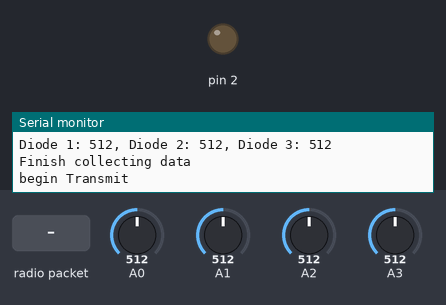
Bench run of a sketch on a simulated Arduino Pro Mini, built with avr-gcc and run on an emulated ATmega328P. On the bench: output pins drawn as LEDs (lit = HIGH), the last lines printed to the serial monitor. Inputs (shaded band) come from the test bench; at power-on: A0 = 512, A1 = 512, A2 = 512, A3 = 512. No radio packets arrive unless stated; pins used as bus, display or sensor lines are not drawn.

Above: at 6.3 s.
6.4 s: radio packet "d" arrives
9.4 s: radio packet "1" arrives
At 17.2 s:
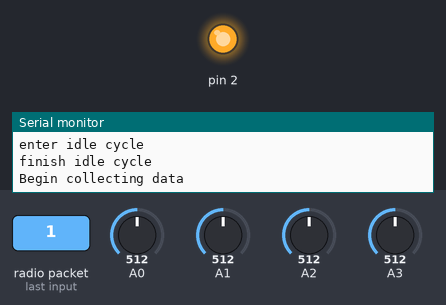
Timing chart, 0 to 18.4 s (numbered marks = the images above; inputs shaded):
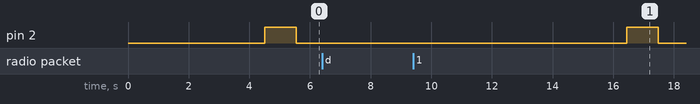

The sketch:

Beacon_Transmitter.ino
```cpp
/*
   This File is to run the inital three cycles of the initial beacon to check the power consumption


*/
#include <SPI.h>
#include <RH_RF95.h>
#include <LowPower.h>

// for Arduino Pro Mini
#define RFM95_CS 10
#define RFM95_RST 4
#define RFM95_INT 3


#define RX_TIME 3000

char sat_Ident[] = "TravSat1"; //should it be alpha-numeric char or numbers????
int satBatVoltage = 0;
int solarPanelVoltage = 0;
int photoDiode1 = 0;
int photoDiode2 = 0;
int photoDiode3 = 0;
char radiopacket[50];
boolean launched = false;

// Change to 434.0 or other frequency, must match RX's freq!
#define RF95_FREQ 915.0

// Singleton instance of the radio driver
RH_RF95 rf95(RFM95_CS, RFM95_INT);

void setup()
{
  Serial.begin(9600);
  // the next lines doesn't start the testing until the serial monitor is opened.
  //while (!Serial) {
  //  delay(1);
  //}
  Serial.println("Initalisation Begins");
  pinMode(RFM95_RST, OUTPUT);
  pinMode(2,OUTPUT);
  digitalWrite(RFM95_RST, HIGH);

  // manual reset
  digitalWrite(RFM95_RST, LOW);
  delay(10);
  digitalWrite(RFM95_RST, HIGH);
  delay(10);

  while (!rf95.init()) {
    Serial.println("LoRa radio init failed");
    Serial.println("Uncomment '#define SERIAL_DEBUG' in RH_RF95.cpp for detailed debug info");
    while (1);
  }
  Serial.println("LoRa radio init OK!");

  // Defaults after init are 434.0MHz, modulation GFSK_Rb250Fd250, +13dbM
  if (!rf95.setFrequency(RF95_FREQ)) {
    Serial.println("setFrequency failed");
    while (1);
  }
  Serial.print("Set Freq to: "); Serial.println(RF95_FREQ);

  rf95.setTxPower(10, false);
  Serial.println("Initalisation finished");
}


void loop()
{
  if (launched == false)
  {
    Serial.println("satellite launches");
    launch(); //shuts down microcontroller for 4 seconds to represent 45 minutes after launch
    launched = true;
    Serial.begin(9600);
    delay(100);
  }

  Serial.println("Begin collecting data");
  collectData(); //collecting data - battery checks, check light sensing diode, current check
  Serial.println("Finish collecting data");

  Serial.println("begin Transmit");
  transmit();
  Serial.println("Transmission complete");

  // Now wait for a reply
  Serial.println("enter receive cycle");
  delay(10);
  recieve();
  Serial.println("finish receive cycle");
  delay(10);
  Serial.println("enter idle cycle");
  delay(10);
  idleBeacon();
  Serial.println("finish idle cycle");

}

void launch()
{
  rf95.sleep();
  Serial.flush();
  delay(100);
  for (int i = 0; i < 4; i++)
  {
    LowPower.powerSave(SLEEP_1S, ADC_OFF, BOD_OFF, TIMER2_OFF);
    //LowPower.idle(SLEEP_1S, ADC_OFF,TIMER4_OFF, TIMER3_OFF, TIMER1_OFF, TIMER0_OFF, SPI_OFF, USART1_OFF, TWI_OFF, USB_OFF); //for arduino feather 32u4
    //LowPower.idle(SLEEP_1S, ADC_OFF,TIMER2_OFF, TIMER1_OFF, TIMER0_OFF, SPI_OFF, USART0_OFF, TWI_OFF); //for arduino pro mini
    //LowPower.powerStandby(SLEEP_1S, ADC_OFF, BOD_OFF);

  }
  delay(100);
  rf95.setModeIdle();
  //USBDevice.attach();
  delay(100);
}

void transmit()
{
  delay(1000);
  sprintf(radiopacket,"ID: %s,BV: %d,SP: %d,D1, %d,D2: %d,D3: %d",sat_Ident,satBatVoltage,solarPanelVoltage,photoDiode1,photoDiode2,photoDiode3);
  delay(100);
  radiopacket[49] = 0;
  Serial.print("Sending: "); Serial.println(radiopacket);
  rf95.send((uint8_t *)radiopacket, 50);
  delay(10);
  rf95.waitPacketSent();
  delay(1000);
}

void recieve()
{
  unsigned long timeStamp = millis();
  delay(10);
  do
  {
    if (rf95.available())
    {
      uint8_t buf[RH_RF95_MAX_MESSAGE_LEN];
      uint8_t len = sizeof(buf);

      if (rf95.recv(buf, &len))
      {
        Serial.print("Got: ");
        Serial.println((char*)buf);
        Serial.println("Doing something");
      }
      else
      {
        Serial.println("Receive failed");
      }
    }
  } while (millis() < timeStamp + RX_TIME);
}

void idleBeacon()
{
  rf95.sleep();
  delay(100);
  for (int i = 0; i < 5; i++)
  {
    LowPower.powerSave(SLEEP_1S, ADC_OFF, BOD_OFF, TIMER2_OFF);
    //LowPower.idle(SLEEP_1S, ADC_OFF,TIMER4_OFF, TIMER3_OFF, TIMER1_OFF, TIMER0_OFF, SPI_OFF, USART1_OFF, TWI_OFF, USB_OFF); //for arduino feather 32u4
    //LowPower.idle(SLEEP_1S, ADC_OFF,TIMER2_OFF, TIMER1_OFF, TIMER0_OFF, SPI_OFF, USART0_OFF, TWI_OFF); //for arduino pro mini
    //LowPower.powerStandby(SLEEP_1S, ADC_OFF, BOD_OFF);

  }
  delay(100);
  rf95.setModeIdle();
}

void collectData()
{
  digitalWrite(2,HIGH); //power for light sensing diodes
  delay(1000);

  int batRead=0;
  for(int i = 0;i<50;i++)
  {
  batRead = batRead + analogRead(A3);
  }
  satBatVoltage = batRead/50;
  Serial.print("Battery voltage is: "); Serial.println(satBatVoltage);

  solarPanelVoltage =  solarPanelVoltage+1;
  if ( solarPanelVoltage == 100)
  {
     solarPanelVoltage = 0;
  }
  Serial.print("Solar Panel Voltage: ");
  Serial.println(solarPanelVoltage);

  int diode1=0;
  int diode2=0;
  int diode3=0;
  for (int j=0;j<50;j++)
  {
  diode1 = diode1 + analogRead(A0);
  diode2 = diode2 + analogRead(A1);
  diode3 = diode3 + analogRead(A2);
  }
  photoDiode1 = diode1/50;
  photoDiode2 = diode2/50;
  photoDiode3 = diode3/50;

    Serial.print("Diode 1: ");
  Serial.print(photoDiode1);
    Serial.print(", Diode 2: ");
  Serial.print(photoDiode2);
    Serial.print(", Diode 3: ");
  Serial.println(photoDiode3);
  digitalWrite(2,LOW);
  delay(500);
}
```
